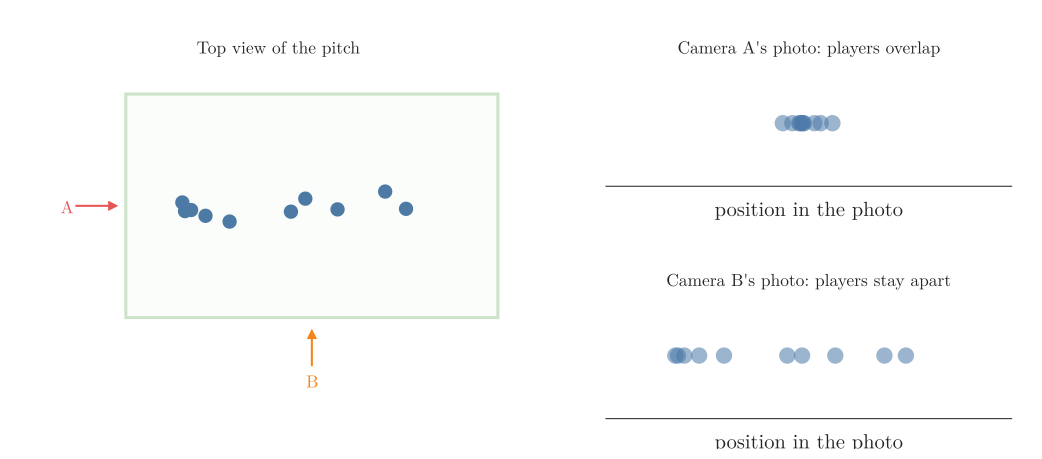

Write the Python code that produced this figure.
"""A photo turns the 3D match into 2D. Top view of 10 players, and what two cameras see (Plotly).
Camera A looks along the pitch: players bunch up. Camera B looks across it: players stay apart."""
from pathlib import Path
import numpy as np
import plotly.graph_objects as go
from plotly.subplots import make_subplots

here = Path(__file__).parent
BLUE, ORANGE, GREEN, RED, GREY = "#4C78A8", "#F58518", "#54A24B", "#E45756", "#6B6B6B"
rng = np.random.default_rng(3)
x = np.sort(rng.uniform(8, 92, 10))          # along the pitch (long side, 100 m)
y = 30 + rng.normal(0, 4, 10)                 # across the pitch (short side, 60 m)
fig = make_subplots(2, 2, column_widths=[0.55, 0.45], horizontal_spacing=0.08, vertical_spacing=0.3,
                    specs=[[{"rowspan": 2}, {}], [None, {}]],
                    subplot_titles=("Top view of the pitch", "Camera A's photo: players overlap",
                                    "Camera B's photo: players stay apart"))
fig.add_shape(type="rect", x0=0, y0=0, x1=100, y1=60, line=dict(color=GREEN, width=3),
              fillcolor="rgba(84,162,75,0.10)", row=1, col=1)
fig.add_shape(type="line", x0=50, y0=0, x1=50, y1=60, line=dict(color=GREEN, width=2), row=1, col=1)
fig.add_trace(go.Scatter(x=x, y=y, mode="markers", marker=dict(size=14, color=BLUE)), 1, 1)
fig.add_annotation(x=-2, y=30, ax=-50, ay=0, text="A", showarrow=True, arrowhead=2, arrowwidth=2, arrowcolor=RED,
                   font=dict(color=RED, size=20), row=1, col=1)
fig.add_annotation(x=50, y=-3, ax=0, ay=50, text="B", showarrow=True, arrowhead=2, arrowwidth=2, arrowcolor=ORANGE,
                   font=dict(color=ORANGE, size=20), row=1, col=1)
# camera A looks along x, so its photo shows only y; camera B looks along y, so its photo shows only x
fig.add_trace(go.Scatter(x=y, y=np.zeros(10), mode="markers", marker=dict(size=16, color=BLUE, opacity=0.55)), 1, 2)
fig.add_trace(go.Scatter(x=x, y=np.zeros(10), mode="markers", marker=dict(size=16, color=BLUE, opacity=0.55)), 2, 2)
fig.update_xaxes(range=[-22, 104], visible=False, row=1, col=1)
fig.update_yaxes(range=[-22, 64], visible=False, scaleanchor="x", row=1, col=1)
for r, lim in ((1, 60), (2, 100)):
    fig.update_xaxes(range=[-3, lim + 3], title="position in the photo", showticklabels=False, ticks="", row=r, col=2)
    fig.update_yaxes(visible=False, range=[-1, 1], row=r, col=2)
print("spread seen by A (std):", y.std().round(1), " by B:", x.std().round(1))
fig.update_layout(template="simple_white", width=1000, height=440, showlegend=False,
                  font=dict(family="Latin Modern Roman", size=17), margin=dict(l=20, r=20, t=50, b=20))
fig.update_annotations(font_size=17)
fig.write_image(here / "photographer.png", scale=2)
fig.write_image(here / "photographer.pdf")
